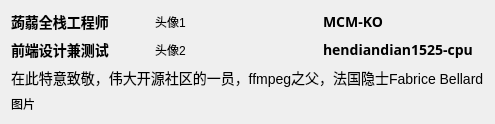
      <widget class="QWidget" name="page_16">
       <layout class="QVBoxLayout" name="verticalLayout_25" stretch="1,1,1,4">
        <item>
         <layout class="QHBoxLayout" name="horizontalLayout_79" stretch="1,0,1,1,2">
          <item>
           <widget class="QLabel" name="label_49">
            <property name="font">
             <font>
              <family>Microsoft YaHei</family>
              <pointsize>-1</pointsize>
              <bold>true</bold>
             </font>
            </property>
            <property name="styleSheet">
             <string notr="true">QLabel{
font-size:14px;}</string>
            </property>
            <property name="text">
             <string>蒟蒻全栈工程师</string>
            </property>
           </widget>
          </item>
          <item>
           <spacer name="horizontalSpacer_13">
            <property name="orientation">
             <enum>Qt::Orientation::Horizontal</enum>
            </property>
            <property name="sizeHint" stdset="0">
             <size>
              <width>40</width>
              <height>20</height>
             </size>
            </property>
           </spacer>
          </item>
          <item>
           <widget class="QLabel" name="avator_MCMKO">
            <property name="styleSheet">
             <string notr="true">QLabel {
    border-radius: 50px;   /* 一半大小 */
    background-image: url(picture/avatar.png);
    background-position: center;
    background-repeat: no-repeat;
}</string>
            </property>
            <property name="text">
             <string>头像1</string>
            </property>
           </widget>
          </item>
          <item>
           <spacer name="horizontalSpacer_14">
            <property name="orientation">
             <enum>Qt::Orientation::Horizontal</enum>
            </property>
            <property name="sizeType">
             <enum>QSizePolicy::Policy::Expanding</enum>
            </property>
            <property name="sizeHint" stdset="0">
             <size>
              <width>70</width>
              <height>20</height>
             </size>
            </property>
           </spacer>
          </item>
          <item>
           <widget class="QLabel" name="name_MCMKO">
            <property name="font">
             <font>
              <family>Microsoft YaHei</family>
              <pointsize>-1</pointsize>
              <bold>true</bold>
             </font>
            </property>
            <property name="styleSheet">
             <string notr="true">QLabel{
font-size:14px;}</string>
            </property>
            <property name="text">
             <string>MCM-KO</string>
            </property>
           </widget>
          </item>
         </layout>
        </item>
        <item>
         <layout class="QHBoxLayout" name="horizontalLayout_80" stretch="1,0,1,1,2">
          <item>
           <widget class="QLabel" name="label_59">
            <property name="font">
             <font>
              <family>Microsoft YaHei</family>
              <pointsize>-1</pointsize>
              <bold>true</bold>
             </font>
            </property>
            <property name="styleSheet">
             <string notr="true">QLabel{
font-size:14px;}</string>
            </property>
            <property name="text">
             <string>前端设计兼测试</string>
            </property>
           </widget>
          </item>
          <item>
           <spacer name="horizontalSpacer_16">
            <property name="orientation">
             <enum>Qt::Orientation::Horizontal</enum>
            </property>
            <property name="sizeHint" stdset="0">
             <size>
              <width>40</width>
              <height>20</height>
             </size>
            </property>
           </spacer>
          </item>
          <item>
           <widget class="QLabel" name="avator">
            <property name="text">
             <string>头像2</string>
            </property>
           </widget>
          </item>
          <item>
           <spacer name="horizontalSpacer_15">
            <property name="orientation">
             <enum>Qt::Orientation::Horizontal</enum>
            </property>
            <property name="sizeHint" stdset="0">
             <size>
              <width>60</width>
              <height>20</height>
             </size>
            </property>
           </spacer>
          </item>
          <item>
           <widget class="QLabel" name="name">
            <property name="font">
             <font>
              <family>Microsoft YaHei</family>
              <pointsize>-1</pointsize>
              <bold>true</bold>
             </font>
            </property>
            <property name="styleSheet">
             <string notr="true">QLabel{
font-size:14px;}</string>
            </property>
            <property name="text">
             <string>hendiandian1525-cpu</string>
            </property>
           </widget>
          </item>
         </layout>
        </item>
        <item>
         <layout class="QHBoxLayout" name="horizontalLayout_81" stretch="1">
          <item>
           <widget class="QLabel" name="label_2">
            <property name="styleSheet">
             <string notr="true">QLabel{
font-size:14px;}</string>
            </property>
            <property name="text">
             <string>在此特意致敬，伟大开源社区的一员，ffmpeg之父，法国隐士Fabrice Bellard</string>
            </property>
           </widget>
          </item>
         </layout>
        </item>
        <item>
         <layout class="QHBoxLayout" name="horizontalLayout_82">
          <item>
           <widget class="QLabel" name="feibi_ffmpeg">
            <property name="text">
             <string>图片</string>
            </property>
           </widget>
          </item>
         </layout>
        </item>
       </layout>
      </widget>
